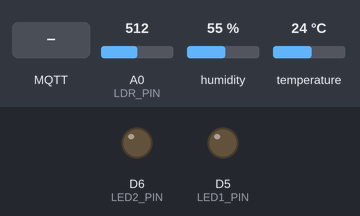
This sketch was run on a simulated ESP8266 (NodeMCU). Parts: output pins drawn as LEDs (lit = HIGH). The test bench sets the inputs (shaded band); at power-on: A0 (LDR_PIN) = 512, humidity 55 %, temperature 24 °C. WiFi joins after 1.5 s; servers stay silent unless stated; random numbers use the default seed unless the sketch sets one; no MQTT or app messages arrive unless stated; what the sketch prints to the serial monitor is not drawn.

Above: at 2.7 s.
2.8 s: MQTT message "ON" arrives on the first subscribed topic
At 4.7 s:
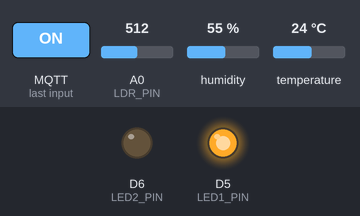
5.5 s: MQTT message "1" arrives on the second subscribed topic
At 6.4 s:
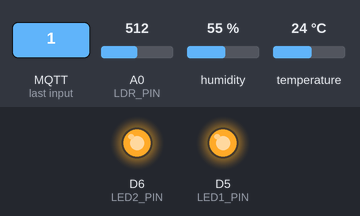
7.0 s: MQTT message "LED1" arrives on the first subscribed topic
At 7.5 s:
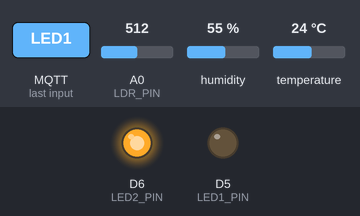
8.5 s: MQTT message "1" arrives on the first subscribed topic
At 9.7 s:
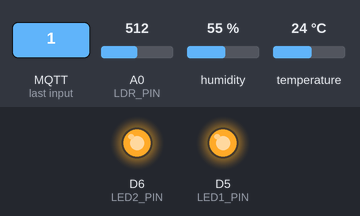
10.0 s: MQTT message "0" arrives on the first subscribed topic
At 11.0 s:
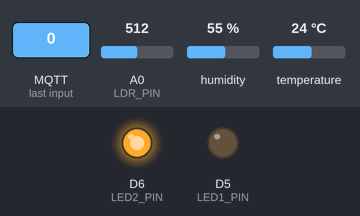
Timing chart, 0 to 12.5 s (numbered marks = the images above; inputs shaded):
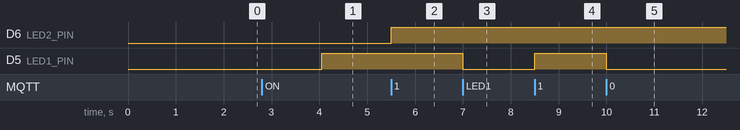

Measured:
- after the input at 2.8 s, D5 (LED1_PIN): LOW → HIGH after 1.3 s
- after the input at 5.5 s, D6 (LED2_PIN): LOW → HIGH at once
- after the input at 7.0 s, D5 (LED1_PIN): HIGH → LOW at once
- after the input at 8.5 s, D5 (LED1_PIN): LOW → HIGH at once
- after the input at 10.0 s, D5 (LED1_PIN): HIGH → LOW at once

The sketch:

esp8266_firmware.ino
```cpp
#include <ESP8266WiFi.h>
#include <PubSubClient.h>
#include <DHT.h>
#include <ArduinoJson.h>

//  CẤU HÌNH HỆ THỐNG
const char* WIFI_SSID   = "Tainguyen";
const char* WIFI_PASS   = "03042005";
const char* MQTT_BROKER = "10.42.68.218"; // IP máy tính chạy Mosquitto (lệnh: ipconfig)
const int   MQTT_PORT   = 1884;
const char* MQTT_USER   = "tainguyen";
const char* MQTT_PASS   = "tainguyen";

// CHÂN NGOẠI VI
#define DHT_PIN  D2   // DHT11
#define LDR_PIN  A0   // LM393 Quang trở
#define LED1_PIN D5   // Đèn 1 (LED_01)
#define LED2_PIN D6   // Đèn 2 (LED_02)

DHT dht(DHT_PIN, DHT11);
WiFiClient espClient;
PubSubClient mqtt(espClient);

unsigned long lastSensorTime = 0;
unsigned long lastReconnect  = 0;
bool led1State = false;
bool led2State = false;

// PHẢN HỒI TRẠNG THÁI
void sendFeedback(const char* dev, bool state) {
  const char* st = state ? "ON" : "OFF";
  char buf[64];
  snprintf(buf, sizeof(buf), "%s: %s", dev, st);
  mqtt.publish("device/response", buf);

  // Đồng bộ trạng thái Web Backend
  StaticJsonDocument<64> doc;
  doc["deviceCode"] = strcmp(dev, "LED1") == 0 ? "LED_01" : "LED_02";
  doc["status"] = st;
  char jsonBuf[64];
  serializeJson(doc, jsonBuf);
  mqtt.publish("smarthome/device/status", jsonBuf);
  Serial.printf("[RESP] %s\n", buf);
}

// XỬ LÝ LỆNH ĐIỀU KHIỂN
void mqttCallback(char* topic, byte* payload, unsigned int length) {
  char msg[128];
  int len = length < sizeof(msg) - 1 ? length : sizeof(msg) - 1;
  memcpy(msg, payload, len);
  msg[len] = '\0';
  String s = String(msg);
  s.toUpperCase();

  Serial.printf("[CMD] Topic: %s | Payload: %s\n", topic, msg);

  // 1. Điều khiển LED 1
  if (strstr(topic, "led1")) {
    led1State = (s.indexOf("ON") >= 0 || s == "1");
    digitalWrite(LED1_PIN, led1State ? HIGH : LOW);
    sendFeedback("LED1", led1State);
  }
  // 2. Điều khiển LED 2
  else if (strstr(topic, "led2")) {
    led2State = (s.indexOf("ON") >= 0 || s == "1");
    digitalWrite(LED2_PIN, led2State ? HIGH : LOW);
    sendFeedback("LED2", led2State);
  }
  // 3. Điều khiển CẢ 2 LED: {"led1":"ON","led2":"OFF"}
  else if (strstr(topic, "all")) {
    StaticJsonDocument<128> doc;
    if (!deserializeJson(doc, msg)) {
      if (doc.containsKey("led1")) {
        String v1 = doc["led1"].as<String>(); v1.toUpperCase();
        led1State = (v1 == "ON" || v1 == "1");
      }
      if (doc.containsKey("led2")) {
        String v2 = doc["led2"].as<String>(); v2.toUpperCase();
        led2State = (v2 == "ON" || v2 == "1");
      }
    } else {
      // Hỗ trợ trường hợp PowerShell làm mất ngoặc kép
      if (s.indexOf("LED1:ON") >= 0 || s.indexOf("LED1: ON") >= 0) led1State = true;
      if (s.indexOf("LED1:OFF") >= 0 || s.indexOf("LED1: OFF") >= 0) led1State = false;
      if (s.indexOf("LED2:ON") >= 0 || s.indexOf("LED2: ON") >= 0) led2State = true;
      if (s.indexOf("LED2:OFF") >= 0 || s.indexOf("LED2: OFF") >= 0) led2State = false;
      if (s == "ON" || s == "1") { led1State = true; led2State = true; }
      if (s == "OFF" || s == "0") { led1State = false; led2State = false; }
    }
    digitalWrite(LED1_PIN, led1State ? HIGH : LOW);
    digitalWrite(LED2_PIN, led2State ? HIGH : LOW);

    char allResp[64];
    snprintf(allResp, sizeof(allResp), "LED1: %s, LED2: %s", led1State ? "ON" : "OFF", led2State ? "ON" : "OFF");
    mqtt.publish("device/response", allResp);
    sendFeedback("LED1", led1State);
    sendFeedback("LED2", led2State);
  }
  // 4. Test Bước 4: gửi "HELLO" lên data/sensor
  else if (strstr(topic, "data/sensor") && s.indexOf("HELLO") >= 0) {
    mqtt.publish("device/response", "HELLO");
  }
}

//  ĐỌC VÀ GỬI SỐ ĐO CẢM BIẾN
void sendSensorData() {
  float temp = dht.readTemperature();
  float humi = dht.readHumidity();
  int light  = constrain(map(1023 - analogRead(LDR_PIN), 0, 1023, 50, 950), 0, 1000);

  if (isnan(temp) || isnan(humi)) { temp = 28.5; humi = 65.0; } // Fallback khi hở chân

  StaticJsonDocument<128> doc;
  doc["temperature"] = round(temp * 10.0) / 10.0;
  doc["humidity"]    = round(humi * 10.0) / 10.0;
  doc["light"]       = light;
  doc["lightLevel"]  = light;

  char buf[128];
  serializeJson(doc, buf);
  mqtt.publish("data/sensor", buf);
  mqtt.publish("smarthome/sensor/data", buf);

  Serial.printf("[SENSOR] Temp: %.1f C | Humi: %.1f%% | Light: %d Lux\n", temp, humi, light);
}

//  KẾT NỐI MẠNG
void setupWiFi() {
  Serial.printf("\n[WiFi] Đang kết nối %s...", WIFI_SSID);
  WiFi.mode(WIFI_STA);
  WiFi.begin(WIFI_SSID, WIFI_PASS);
  while (WiFi.status() != WL_CONNECTED) { delay(500); Serial.print("."); }
  Serial.printf(" OK! IP: %s\n", WiFi.localIP().toString().c_str());
}

bool reconnectMQTT() {
  if (WiFi.status() != WL_CONNECTED) return false;
  String id = "ESP8266_" + String(random(0xffff), HEX);
  Serial.print("[MQTT] Đang kết nối Broker... ");
  if (mqtt.connect(id.c_str(), MQTT_USER, MQTT_PASS)) {
    Serial.println("OK!");
    mqtt.subscribe("device/control/led1");
    mqtt.subscribe("device/control/led2");
    mqtt.subscribe("device/control/all");
    mqtt.subscribe("data/sensor");
    mqtt.subscribe("smarthome/device/control");
    return true;
  }
  Serial.printf("Lỗi rc=%d\n", mqtt.state());
  return false;
}

void setup() {
  Serial.begin(115200);
  pinMode(LED1_PIN, OUTPUT);
  pinMode(LED2_PIN, OUTPUT);
  digitalWrite(LED1_PIN, LOW);
  digitalWrite(LED2_PIN, LOW);

  dht.begin();
  setupWiFi();
  mqtt.setServer(MQTT_BROKER, MQTT_PORT);
  mqtt.setCallback(mqttCallback);
  mqtt.setBufferSize(512);
}

void loop() {
  if (WiFi.status() != WL_CONNECTED) {
    if (millis() - lastReconnect >= 5000) {
      lastReconnect = millis();
      Serial.println("[WiFi] Mất mạng, đang kết nối lại...");
      WiFi.reconnect();
    }
  } else {
    if (!mqtt.connected()) {
      if (millis() - lastReconnect >= 4000) {
        lastReconnect = millis();
        reconnectMQTT();
      }
    } else {
      mqtt.loop();
    }
  }

  if (millis() - lastSensorTime >= 3000) {
    lastSensorTime = millis();
    sendSensorData();
  }
}
```
